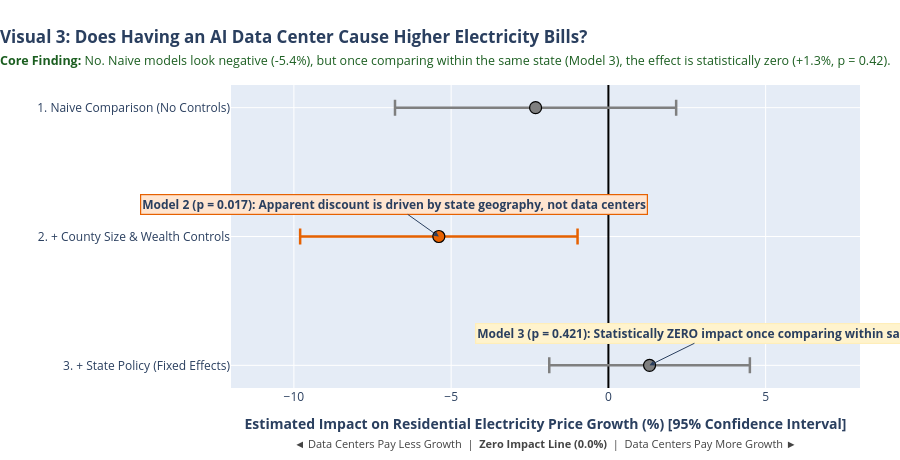

This figure's notebook cell:
### Markdown cell above
## Visual 3: Does Having an AI Data Center Cause Higher Electricity Bills?
*Supports: **Naive vs. Controlled Results - The Core Statistical Test***

### Visual Design & Layperson Interpretation
- **Question Answered:** *If two counties are identical in population, wealth, and state regulation, does the one with a data center pay higher electricity bills?*
- **Directional Cue:** Values to the **right of 0.0%** indicate data centers raised bills; values to the **left** indicate data centers lowered bills.
- **Whiskers (95% Confidence Interval):** If the horizontal whisker crosses the vertical black line ($0.0\%$), the effect is statistically indistinguishable from zero.
- **Punchline:** Once we compare counties within the same state (Model 3), the estimate is **$+1.31\%$ with $p = 0.421$**—pure random noise.

### Code cell
# Construct Visual 3: Clear Directional Forest Plot
def get_ci(model, var='Has_Datacenter'):
    ci = model.conf_int().loc[var]
    return ci[0], ci[1]

ci_m1 = get_ci(m1)
ci_m2 = get_ci(m2)
ci_m3 = get_ci(m3)

fig3 = go.Figure()

models_meta = [
    ('1. Naive Comparison (No Controls)', m1.params['Has_Datacenter'], ci_m1, m1.pvalues['Has_Datacenter'], m1.rsquared, COLOR_NEUTRAL),
    ('2. + County Size & Wealth Controls', m2.params['Has_Datacenter'], ci_m2, m2.pvalues['Has_Datacenter'], m2.rsquared, COLOR_TREATMENT),
    ('3. + State Policy (Fixed Effects)', m3.params['Has_Datacenter'], ci_m3, m3.pvalues['Has_Datacenter'], m3.rsquared, COLOR_NEUTRAL)
]

for name, coef, ci, pval, r2, color in models_meta:
    fig3.add_trace(go.Scatter(
        x=[coef], y=[name],
        error_x=dict(
            type='data', symmetric=False,
            array=[ci[1] - coef], arrayminus=[coef - ci[0]],
            color=color, thickness=2.5, width=8
        ),
        mode='markers',
        marker=dict(size=12, color=color, line=dict(color='black', width=1.2)),
        name=name,
        hovertemplate=(
            f"<b>{name}</b><br>"
            f"Estimated Effect: {coef:+.3f}%<br>"
            f"95% CI: [{ci[0]:.2f}%, {ci[1]:.2f}%]<br>"
            f"p-value: {pval:.3f}<br>"
            f"R²: {r2:.4f}<extra></extra>"
        )
    ))

fig3.update_layout(
    title=dict(
        text="<b>Visual 3: Does Having an AI Data Center Cause Higher Electricity Bills?</b><br><span style='font-size:12.5px; color:#1B5E20;'><b>Core Finding:</b> No. Naive models look negative (-5.4%), but once comparing within the same state (Model 3), the effect is statistically zero (+1.3%, p = 0.42).</span>",
        x=0.0, xanchor="left"
    ),
    xaxis=dict(
        title="<b>Estimated Impact on Residential Electricity Price Growth (%) [95% Confidence Interval]</b><br><span style='font-size:11px; color:#444;'>◄ Data Centers Pay Less Growth &nbsp;|&nbsp; <b>Zero Impact Line (0.0%)</b> &nbsp;|&nbsp; Data Centers Pay More Growth ►</span>",
        zeroline=True, zerolinecolor='black', zerolinewidth=2.0,
        range=[-12, 8]
    ),
    yaxis=dict(title="", autorange="reversed"),
    showlegend=False,
    annotations=[
        dict(
            x=m3.params['Has_Datacenter'], y='3. + State Policy (Fixed Effects)',
            text="<b>Model 3 (p = 0.421): Statistically ZERO impact once comparing within same state</b>",
            showarrow=True, arrowhead=2, ax=65, ay=-32,
            bgcolor="#FFF3CD", bordercolor="#FFEEBA", borderwidth=1.2
        ),
        dict(
            x=m2.params['Has_Datacenter'], y='2. + County Size & Wealth Controls',
            text="<b>Model 2 (p = 0.017): Apparent discount is driven by state geography, not data centers</b>",
            showarrow=True, arrowhead=2, ax=-45, ay=-32,
            bgcolor="#FFE5D0", bordercolor=COLOR_TREATMENT, borderwidth=1.2
        )
    ],
    height=460,
    margin=dict(l=60, r=40, t=85, b=65)
)
fig3.show()

### Figure 1 — Plotly figure (JSON) as saved in the notebook; plotly's stock layout.template omitted (floating-point values rounded to 4 significant figures)
{"data": [{"error_x": {"array": [4.47], "arrayminus": [4.47], "color": "#7F7F7F", "symmetric": false, "thickness": 2.5, "type": "data", "width": 8}, "hovertemplate": "<b>1. Naive Comparison (No Controls)</b><br>Estimated Effect: -2.315%<br>95% CI: [-6.79%, 2.15%]<br>p-value: 0.310<br>R²: 0.0005<extra></extra>", "marker": {"color": "#7F7F7F", "line": {"color": "black", "width": 1.2}, "size": 12}, "mode": "markers", "name": "1. Naive Comparison (No Controls)", "type": "scatter", "x": [-2.315], "y": ["1. Naive Comparison (No Controls)"]}, {"error_x": {"array": [4.41], "arrayminus": [4.41], "color": "#E66101", "symmetric": false, "thickness": 2.5, "type": "data", "width": 8}, "hovertemplate": "<b>2. + County Size & Wealth Controls</b><br>Estimated Effect: -5.391%<br>95% CI: [-9.80%, -0.98%]<br>p-value: 0.017<br>R²: 0.0580<extra></extra>", "marker": {"color": "#E66101", "line": {"color": "black", "width": 1.2}, "size": 12}, "mode": "markers", "name": "2. + County Size & Wealth Controls", "type": "scatter", "x": [-5.391], "y": ["2. + County Size & Wealth Controls"]}, {"error_x": {"array": [3.189], "arrayminus": [3.189], "color": "#7F7F7F", "symmetric": false, "thickness": 2.5, "type": "data", "width": 8}, "hovertemplate": "<b>3. + State Policy (Fixed Effects)</b><br>Estimated Effect: +1.309%<br>95% CI: [-1.88%, 4.50%]<br>p-value: 0.421<br>R²: 0.5391<extra></extra>", "marker": {"color": "#7F7F7F", "line": {"color": "black", "width": 1.2}, "size": 12}, "mode": "markers", "name": "3. + State Policy (Fixed Effects)", "type": "scatter", "x": [1.309], "y": ["3. + State Policy (Fixed Effects)"]}], "layout": {"annotations": [{"arrowhead": 2, "ax": 65, "ay": -32, "bgcolor": "#FFF3CD", "bordercolor": "#FFEEBA", "borderwidth": 1.2, "showarrow": true, "text": "<b>Model 3 (p = 0.421): Statistically ZERO impact once comparing within same state</b>", "x": 1.309, "y": "3. + State Policy (Fixed Effects)"}, {"arrowhead": 2, "ax": -45, "ay": -32, "bgcolor": "#FFE5D0", "bordercolor": "#E66101", "borderwidth": 1.2, "showarrow": true, "text": "<b>Model 2 (p = 0.017): Apparent discount is driven by state geography, not data centers</b>", "x": -5.391, "y": "2. + County Size & Wealth Controls"}], "height": 460, "margin": {"b": 65, "l": 60, "r": 40, "t": 85}, "showlegend": false, "title": {"text": "<b>Visual 3: Does Having an AI Data Center Cause Higher Electricity Bills?</b><br><span style='font-size:12.5px; color:#1B5E20;'><b>Core Finding:</b> No. Naive models look negative (-5.4%), but once comparing within the same state (Model 3), the effect is statistically zero (+1.3%, p = 0.42).</span>", "x": 0.0, "xanchor": "left"}, "xaxis": {"range": [-12, 8], "title": {"text": "<b>Estimated Impact on Residential Electricity Price Growth (%) [95% Confidence Interval]</b><br><span style='font-size:11px; color:#444;'>◄ Data Centers Pay Less Growth &nbsp;|&nbsp; <b>Zero Impact Line (0.0%)</b> &nbsp;|&nbsp; Data Centers Pay More Growth ►</span>"}, "zeroline": true, "zerolinecolor": "black", "zerolinewidth": 2.0}, "yaxis": {"autorange": "reversed", "title": {"text": ""}}}}
